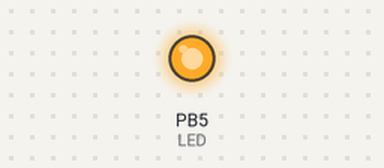
A program run on a simulated ATmega328P, built with avr-gcc and emulated at 16 MHz. On the bench: output pins drawn as LEDs (lit = HIGH).

Above: at 0.1 s.
Timing chart, 0 to 1.6 s (numbered marks = the images above):
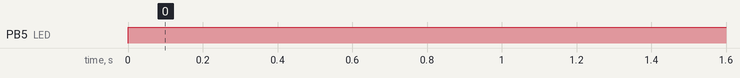

The program:

main.c
```c
/*
 * 04_timer0_delay_method_3.c
 *
 * Created: 13-10-2026 00:00:32
 * Author : bibin
 */
#define F_CPU 16000000UL

#include <avr/io.h>
#define LED PORTB5

void timer0_init()
{
	TCCR0A &= ~((1<<WGM00) | (1<<WGM01));

	/*-------------------------calculation---------------
	  prescalar = 8
	  clock frequency = 16000000
	  f-Timer = 16000000 / 8
	          = 2000000 HZ
	  time period = 1 / 2000000
	              = 0.0000005  => 0.5 micro seconds
	  timefor  over flow = 0.5 * 256
	                     = 128 microsecond
	  1 second = 1000 milliseconds
      1 sec = 10000 / 128
	        = 7812.5 ~ 7813
	*/

	TCCR0B |= (1<<CS01); // clk 8
}

void delay_1sec()
{
	for (uint8_t i=0; i<=7813; ++i)
	{
		//checking if TOV0 is set
		while (!(TIFR0 &(1<<TOV0)));

		// clear the TOV
		TIFR0 &= ~(1<<TOV0);
	}
}

int main(void)
{
    timer0_init();
	DDRB |= (1<<DDB5);  // set port b pin 5 output

    while (1)
    {
		PORTB ^=(1<<LED);
		delay_1sec();
    }
}
```

Measured:
- by itself, PB5 (LED): LOW → HIGH at 0.00 s
